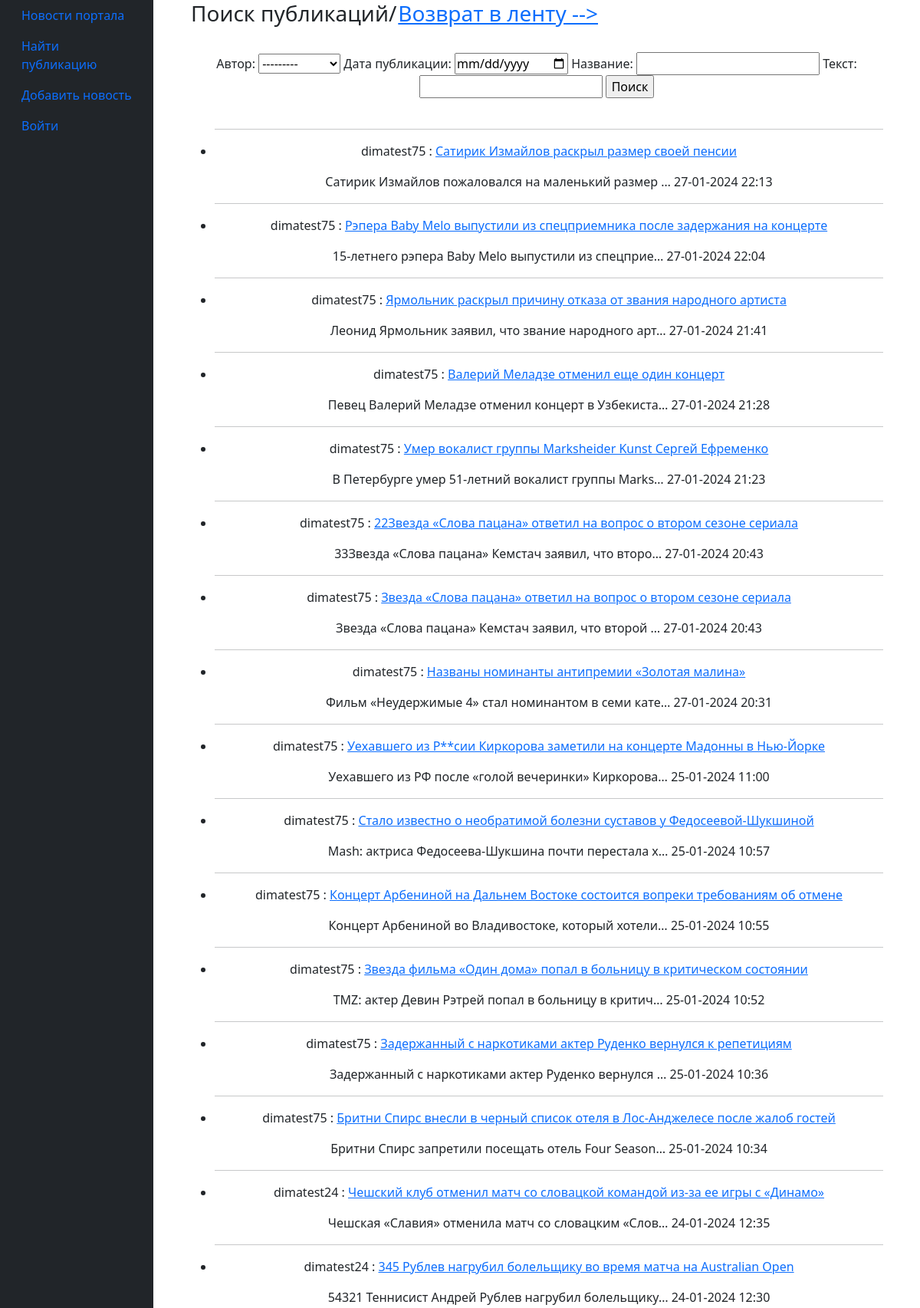
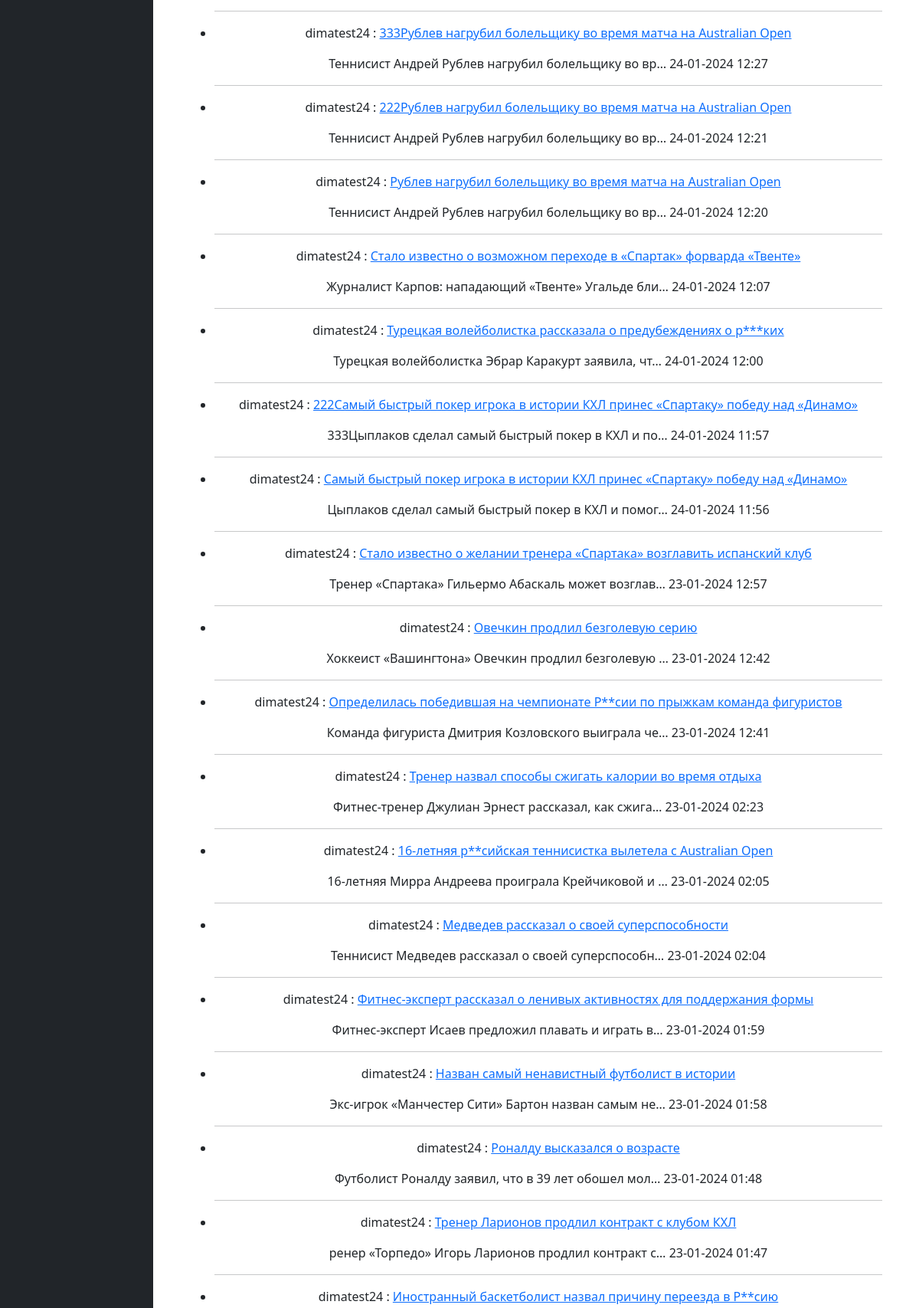
Screenshot of /search (upper part) with the database file from the repository (2 pictures, top to bottom).
### news/models.py (models this page shows, shortened)
class Post(models.Model):
    article = "AR"
    news = "NW"
    author = models.ForeignKey(Author,on_delete=models.CASCADE)
    post_type_choices = [(article, 'Статья'), (news, 'Новость')]
    post_type = models.CharField(max_length=2, choices=post_type_choices)
    created_at = models.DateTimeField(auto_now_add=True)
    categories = models.ManyToManyField(Category, through='PostCategory')
    title = models.CharField(max_length=255)
    text = models.TextField()
    rating = models.IntegerField(default=0)

class Author(models.Model):
    user = models.OneToOneField(User, on_delete=models.CASCADE)
    rating = models.IntegerField(default=0)
    def __str__(self):
        return self.user.username

### news/views.py (the view)
# urls.py: path('search', SearchList.as_view()),
class SearchList(PostList):
    template_name = 'search.html'
    paginate_by = 2
    def get_context_data(self, **kwargs):
        context = super().get_context_data(**kwargs)
        context['filter'] = PostFilter(self.request.GET, queryset=self.get_queryset())
        return context

### news/templatetags/my_filters.py (called while the page is built)
@register.filter(name='censor')
def censor(value):
    if isinstance(value, str):
        result = str(value)
        for key in censor_dict.keys():
            result = result.replace(key, censor_dict[key])
        return result
    else:
        raise ValueError(f'Нельзя фильтровать то, что отличается от {type(value)}')

### news/views.py (called while the page is built)
    def get_context_data(self, **kwargs):
        context = super().get_context_data(**kwargs)
        context['is_not_author'] = not self.request.user.groups.filter(name='authors').exists()
        return context

### templates/search.html (shortened to what this page needs)
{% extends 'default.html' %}
{% load my_filters %}
{% block content %}
    <h3>
              <table>
          <tr>
          <td>Поиск публикаций/</td>
              <td><a href="/news">Возврат в ленту --></a></td>
          </tr>
          </table>
</h3>
    <br>
    <form method="GET">
        {{ filter.form }}
        <input type="submit" value="Поиск">
    </form>
    <br>
    {% if postList %}
        <ul>
        {% for record in filter.qs %}
            <hr>
            <li>
                <p>
                  {{ record.author }} :  <a href="/news/{{ record.pk }}">{{ record.title|censor }}</a>
                </p>
                <p>
                    <td>{{ record.text|truncatechars:50|censor }}</td>
                    <td>{{ record.created_at|date:'d-m-Y H:i' }}</td>
                </p>
            </li>
        {% endfor %}
        </ul>
    {% else %}
        <h3>Новостей нет =(</h3>
    {% endif %}
{% endblock content %}

### rows the page displays
Post: author "dimatest75", title|censor "Сатирик Измайлов раскрыл размер своей пенсии", text|censor "Сатирик Измайлов пожаловался на маленький размер …", created_at "27-01-2024 22:13"
Post: author "dimatest75", title|censor "Рэпера Baby Melo выпустили из спецприемника после задержания на концерте", text|censor "15-летнего рэпера Baby Melo выпустили из спецприе…", created_at "27-01-2024 22:04"
Post: author "dimatest75", title|censor "Ярмольник раскрыл причину отказа от звания народного артиста", text|censor "Леонид Ярмольник заявил, что звание народного арт…", created_at "27-01-2024 21:41"
Post: author "dimatest75", title|censor "Валерий Меладзе отменил еще один концерт", text|censor "Певец Валерий Меладзе отменил концерт в Узбекиста…", created_at "27-01-2024 21:28"
Post: author "dimatest75", title|censor "Умер вокалист группы Marksheider Kunst Сергей Ефременко", text|censor "В Петербурге умер 51-летний вокалист группы Marks…", created_at "27-01-2024 21:23"
Post: author "dimatest75", title|censor "22Звезда «Слова пацана» ответил на вопрос о втором сезоне сериала", text|censor "33Звезда «Слова пацана» Кемстач заявил, что второ…", created_at "27-01-2024 20:43"
Post: author "dimatest75", title|censor "Звезда «Слова пацана» ответил на вопрос о втором сезоне сериала", text|censor "Звезда «Слова пацана» Кемстач заявил, что второй …", created_at "27-01-2024 20:43"
Post: author "dimatest75", title|censor "Названы номинанты антипремии «Золотая малина»", text|censor "Фильм «Неудержимые 4» стал номинантом в семи кате…", created_at "27-01-2024 20:31"
Post: author "dimatest75", title|censor "Уехавшего из Р**сии Киркорова заметили на концерте Мадонны в Нью-Йорке", text|censor "Уехавшего из РФ после «голой вечеринки» Киркорова…", created_at "25-01-2024 11:00"
Post: author "dimatest75", title|censor "Стало известно о необратимой болезни суставов у Федосеевой-Шукшиной", text|censor "Mash: актриса Федосеева-Шукшина почти перестала х…", created_at "25-01-2024 10:57"
Post: author "dimatest75", title|censor "Концерт Арбениной на Дальнем Востоке состоится вопреки требованиям об отмене", text|censor "Концерт Арбениной во Владивостоке, который хотели…", created_at "25-01-2024 10:55"
Post: author "dimatest75", title|censor "Звезда фильма «Один дома» попал в больницу в критическом состоянии", text|censor "TMZ: актер Девин Рэтрей попал в больницу в критич…", created_at "25-01-2024 10:52"
Post: author "dimatest75", title|censor "Задержанный с наркотиками актер Руденко вернулся к репетициям", text|censor "Задержанный с наркотиками актер Руденко вернулся …", created_at "25-01-2024 10:36"
Post: author "dimatest75", title|censor "Бритни Спирс внесли в черный список отеля в Лос-Анджелесе после жалоб гостей", text|censor "Бритни Спирс запретили посещать отель Four Season…", created_at "25-01-2024 10:34"
Post: author "dimatest24", title|censor "Чешский клуб отменил матч со словацкой командой из-за ее игры с «Динамо»", text|censor "Чешская «Славия» отменила матч со словацким «Слов…", created_at "24-01-2024 12:35"
Post: author "dimatest24", title|censor "345 Рублев нагрубил болельщику во время матча на Australian Open", text|censor "54321 Теннисист Андрей Рублев нагрубил болельщику…", created_at "24-01-2024 12:30"
Post: author "dimatest24", title|censor "333Рублев нагрубил болельщику во время матча на Australian Open", text|censor "Теннисист Андрей Рублев нагрубил болельщику во вр…", created_at "24-01-2024 12:27"
Post: author "dimatest24", title|censor "222Рублев нагрубил болельщику во время матча на Australian Open", text|censor "Теннисист Андрей Рублев нагрубил болельщику во вр…", created_at "24-01-2024 12:21"
Post: author "dimatest24", title|censor "Рублев нагрубил болельщику во время матча на Australian Open", text|censor "Теннисист Андрей Рублев нагрубил болельщику во вр…", created_at "24-01-2024 12:20"
Post: author "dimatest24", title|censor "Стало известно о возможном переходе в «Спартак» форварда «Твенте»", text|censor "Журналист Карпов: нападающий «Твенте» Угальде бли…", created_at "24-01-2024 12:07"
Post: author "dimatest24", title|censor "Турецкая волейболистка рассказала о предубеждениях о р***ких", text|censor "Турецкая волейболистка Эбрар Каракурт заявила, чт…", created_at "24-01-2024 12:00"
Post: author "dimatest24", title|censor "222Самый быстрый покер игрока в истории КХЛ принес «Спартаку» победу над «Динамо»", text|censor "333Цыплаков сделал самый быстрый покер в КХЛ и по…", created_at "24-01-2024 11:57"
Post: author "dimatest24", title|censor "Самый быстрый покер игрока в истории КХЛ принес «Спартаку» победу над «Динамо»", text|censor "Цыплаков сделал самый быстрый покер в КХЛ и помог…", created_at "24-01-2024 11:56"
Post: author "dimatest24", title|censor "Стало известно о желании тренера «Спартака» возглавить испанский клуб", text|censor "Тренер «Спартака» Гильермо Абаскаль может возглав…", created_at "23-01-2024 12:57"
Post: author "dimatest24", title|censor "Овечкин продлил безголевую серию", text|censor "Хоккеист «Вашингтона» Овечкин продлил безголевую …", created_at "23-01-2024 12:42"
Post: author "dimatest24", title|censor "Определилась победившая на чемпионате Р**сии по прыжкам команда фигуристов", text|censor "Команда фигуриста Дмитрия Козловского выиграла че…", created_at "23-01-2024 12:41"
Post: author "dimatest24", title|censor "Тренер назвал способы сжигать калории во время отдыха", text|censor "Фитнес-тренер Джулиан Эрнест рассказал, как сжига…", created_at "23-01-2024 02:23"
Post: author "dimatest24", title|censor "16-летняя р**сийская теннисистка вылетела с Australian Open", text|censor "16-летняя Мирра Андреева проиграла Крейчиковой и …", created_at "23-01-2024 02:05"
Post: author "dimatest24", title|censor "Медведев рассказал о своей суперспособности", text|censor "Теннисист Медведев рассказал о своей суперспособн…", created_at "23-01-2024 02:04"
Post: author "dimatest24", title|censor "Фитнес-эксперт рассказал о ленивых активностях для поддержания формы", text|censor "Фитнес-эксперт Исаев предложил плавать и играть в…", created_at "23-01-2024 01:59"
Post: author "dimatest24", title|censor "Назван самый ненавистный футболист в истории", text|censor "Экс-игрок «Манчестер Сити» Бартон назван самым не…", created_at "23-01-2024 01:58"
Post: author "dimatest24", title|censor "Роналду высказался о возрасте", text|censor "Футболист Роналду заявил, что в 39 лет обошел мол…", created_at "23-01-2024 01:48"
Post: author "dimatest24", title|censor "Тренер Ларионов продлил контракт с клубом КХЛ", text|censor "ренер «Торпедо» Игорь Ларионов продлил контракт с…", created_at "23-01-2024 01:47"
Post: author "dimatest24", title|censor "Иностранный баскетболист назвал причину переезда в Р**сию"
